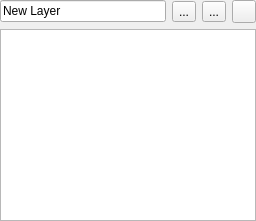
  <widget class="QDockWidget" name="layersDock">
   <property name="windowTitle">
    <string>Layers</string>
   </property>
   <attribute name="dockWidgetArea">
    <number>2</number>
   </attribute>
   <widget class="QWidget" name="dockWidgetContents_4">
    <layout class="QVBoxLayout" name="verticalLayout_5">
     <property name="spacing">
      <number>6</number>
     </property>
     <property name="margin">
      <number>0</number>
     </property>
     <item>
      <layout class="QHBoxLayout" name="horizontalLayout_3">
       <property name="spacing">
        <number>6</number>
       </property>
       <item>
        <widget class="QLineEdit" name="layerName">
         <property name="text">
          <string>New Layer</string>
         </property>
        </widget>
       </item>
       <item>
        <widget class="QToolButton" name="addLayerBtn">
         <property name="text">
          <string>...</string>
         </property>
         <property name="icon">
          <iconset resource="../crochet.qrc">
           <normaloff>:/images/plus.svg</normaloff>:/images/plus.svg</iconset>
         </property>
         <property name="arrowType">
          <enum>Qt::NoArrow</enum>
         </property>
        </widget>
       </item>
       <item>
        <widget class="QToolButton" name="removeLayerBtn">
         <property name="text">
          <string>...</string>
         </property>
         <property name="icon">
          <iconset resource="../crochet.qrc">
           <normaloff>:/images/minus.svg</normaloff>:/images/minus.svg</iconset>
         </property>
        </widget>
       </item>
       <item>
        <widget class="QToolButton" name="mergeBtn">
         <property name="text">
          <string/>
         </property>
         <property name="icon">
          <iconset resource="../crochet.qrc">
           <normaloff>:/images/arrow_down.svg</normaloff>:/images/arrow_down.svg</iconset>
         </property>
        </widget>
       </item>
      </layout>
     </item>
     <item>
      <widget class="QTreeView" name="layersView">
       <property name="horizontalScrollBarPolicy">
        <enum>Qt::ScrollBarAlwaysOff</enum>
       </property>
       <property name="rootIsDecorated">
        <bool>false</bool>
       </property>
       <property name="uniformRowHeights">
        <bool>true</bool>
       </property>
       <property name="itemsExpandable">
        <bool>false</bool>
       </property>
       <property name="allColumnsShowFocus">
        <bool>true</bool>
       </property>
       <property name="headerHidden">
        <bool>true</bool>
       </property>
       <attribute name="headerVisible">
        <bool>false</bool>
       </attribute>
      </widget>
     </item>
    </layout>
   </widget>
  </widget>
